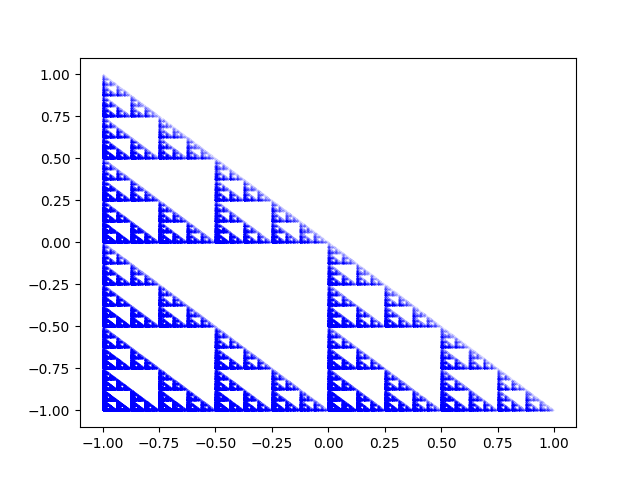

The script that saved this image:
import matplotlib.pyplot as plt
import random as rnd

x = [0]
y = [0]

for i in range (1, 1000000):
    los = rnd.random()
    if los < 0.3333:
        x.append(0.5 * x[i - 1] - 0.5)
        y.append(0.5 * y[i - 1] + 0.5)
    if los < 0.6666:
        x.append(0.5 * x[i - 1] - 0.5)
        y.append(0.5 * y[i - 1] - 0.5)
    else:
        x.append(0.5 * x[i - 1] + 0.5)
        y.append(0.5 * y[i - 1] - 0.5)

plt.plot(x,y , ".", markersize = 0.02, color = 'blue')
plt.savefig("trojkat.png")
plt.show()